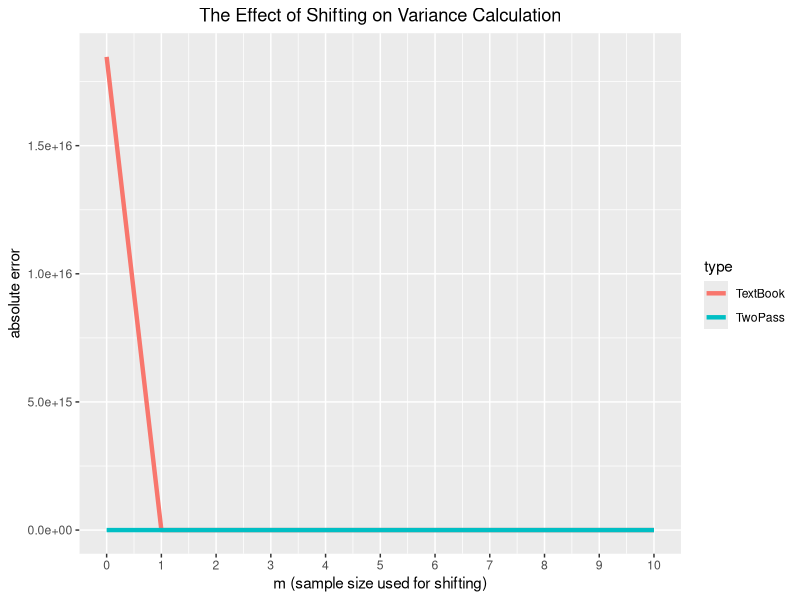

The R script that drew this image:
# Name: Christian Peters

library(testthat)
library(ggplot2)

# No. 1)
#=======

#' Calculates the sample variance of a vector x using the Youngs and Cramer
#' updating algorithm.
#' 
#' @param x The vector to calculate the variance of. It must be numeric.
#' 
#' @return The variance of x.
youngsCramerVar <- function(x) {
  stopifnot(is.numeric(x), length(x) > 0)
  
  n <- length(x)
  # The variance of a vector with one element is zero.
  if (n==1){
    return(0);
  }
  
  # Implementation of the Youngs Cramer formulas.
  t <- x[1]
  s <- 0
  for(j in 2:n) {
    t <- t + x[j]
    s <- s + (j*x[j]-t)**2/(j*(j-1))
  }
  
  # Return the sample variance.
  return(s/(n-1))
}

#' This function contains various test cases for the youngsCramerVar function.
test_youngsCramerVar <- function() {
  test_that("Test of youngsCramerVar function", {
    # edge cases
    expect_error(youngsCramerVar(numeric()))
    expect_equal(youngsCramerVar(rnorm(1)), 0)
    # minimal example
    expect_true(all.equal(youngsCramerVar(c(0, 1)), 0.5))
    # some bigger examples
    a <- rnorm(100)
    # use all.equal to test "near equality"
    expect_true(all.equal(youngsCramerVar(a), var(a)))
    a <- sample.int(100)
    expect_true(all.equal(youngsCramerVar(a), var(a)))
    a <- rnorm(10000)
    expect_true(all.equal(youngsCramerVar(a), var(a)))
  })
}

test_youngsCramerVar()

# No. 2)
#=======

#' Computes the variance of a vector using the two pass algorithm.
#' 
#' @param x A numeric vector.
#' @param m An optional parameter indicating the sample size based on which
#'          the shift value is calculated (shift = mean of sample of size m).
#'          It must be greater than or equal to zero.
#' 
#' @return The variance of x.
varTwoPass <- function(x, m=0) {
  if (m > 0) {
    x <- x - mean(sample(x, m))
  }
  return(sum((x-mean(x))**2)/(length(x)-1))
}

#' Computes the variance of a vector using the textbook algorithm.
#' 
#' @param x A numeric vector.
#' @param m An optional parameter indicating the sample size based on which
#'          the shift value is calculated (shift = mean of sample of size m).
#'          It must be greater than or equal to zero.
#' 
#' @return The variance of x.
varTextBook <- function(x, m=0) {
  stopifnot(is.numeric(x), m>=0)
  if (m > 0) {
    x <- x - mean(sample(x, m))
  }
  return((sum(x**2) - sum(x)**2/length(x))/(length(x)-1))
}

#' Computes the variance of a vector 1...n or an arbitrary permutation
#' thereof analytically.
#' 
#' @param x A numeric vector containing the first n natural numbers.
#' 
#' @return The variance of x.
varAnalytical <- function(x) {
  stopifnot(is.numeric(x))
  n <- length(x)
  return((n*(n+1))/12.)
}

#' This function visualizes the results of several shifting parameters.
startSimulation <- function(){
  # first determine the real variance
  realVariance <- varAnalytical(1:1000)
  
  # now get the results of twoPass and textBook for different shift sample sizes
  resultsTwoPass <- sapply(0:10, function(m){
    return(varTwoPass(1:1000 + 1e16, m))
  })
  resultsTextBook <- sapply(0:10, function(m){
    return(varTextBook(1:1000 + 1e16, m))
  })
  
  # get the absolute errors
  absTwoPass <- abs(realVariance-resultsTwoPass)
  absTextBook <- abs(realVariance-resultsTextBook)
  
  # create data.frame used for plotting
  df <- data.frame(m=rep(0:10, 2), type=rep(c("TwoPass", "TextBook"), each=11),
                   error=c(absTwoPass, absTextBook))
  
  # plot the results
  print (
    ggplot(df, aes(x=m, y=error, color=type)) + 
      geom_line(size=1.5) +
      ggtitle("The Effect of Shifting on Variance Calculation") +
      scale_x_continuous("m (sample size used for shifting)", breaks=0:10) +
      scale_y_continuous("absolute error") +
      theme(plot.title = element_text(hjust = 0.5))
  )
}

startSimulation()

# In this case no improvements in precision are gained by using a shift parameter
# greater than one. There is however a striking difference in accuracy between
# m=1 and m=0 (not shifting at all).
#
# Based on these results, I recommend a value of m=1 because any further gain in
# precision when estimating the mean does not necessarily lead to further
# improvements when calculating the variance as such.
# It is therefore sufficient to end up at a rough estimate of the numerical
# scale we are dealing with and m=1 should usually be an adequate solution to
# accomplish this.
